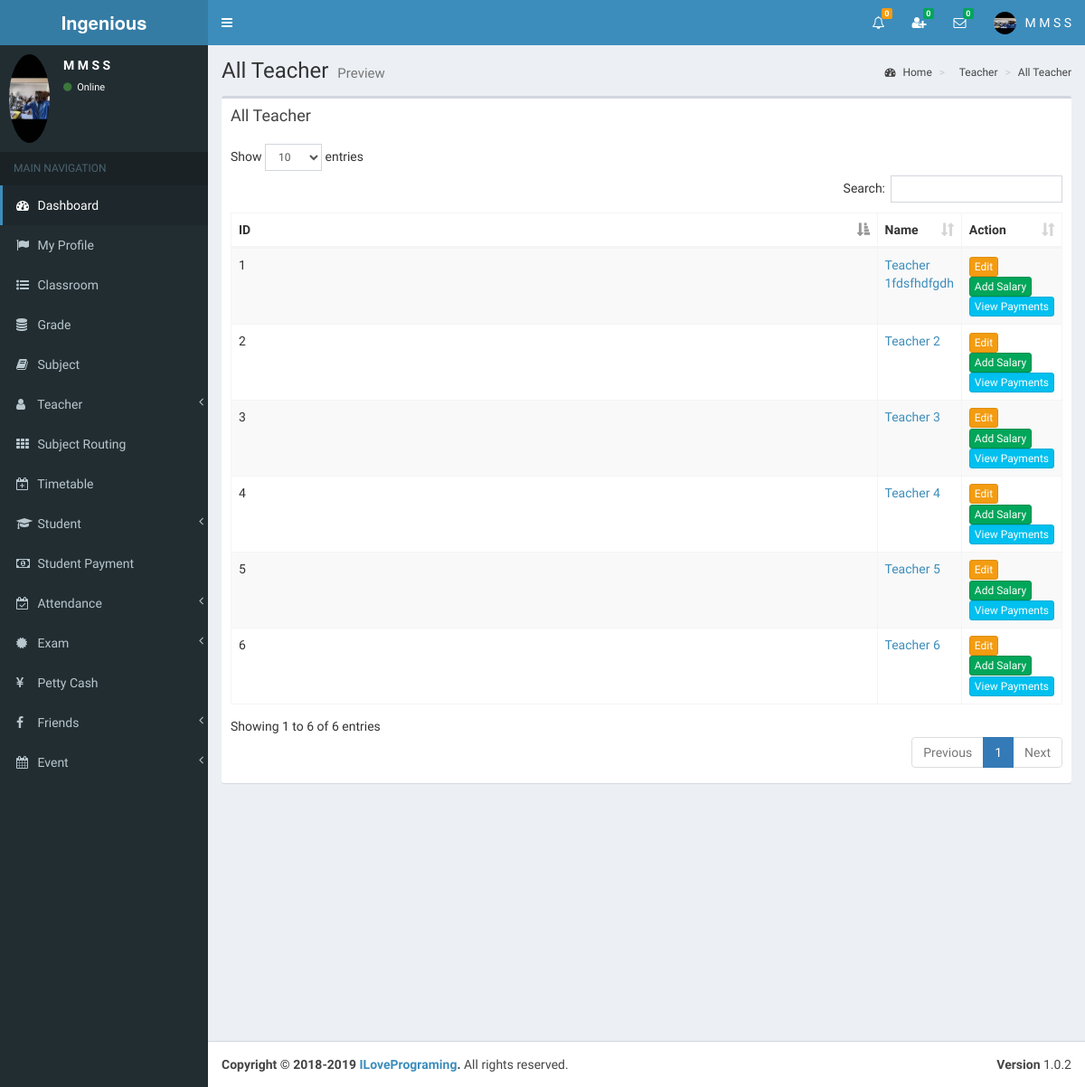
Screenshot of /std1/view/all_teacher.php (signed in) with the database file from the repository.
### tables this page shows
CREATE TABLE IF NOT EXISTS `teacher` (
  `id` int NOT NULL AUTO_INCREMENT,
  `full_name` varchar(255) NOT NULL,
  `i_name` varchar(255) NOT NULL,
  `gender` varchar(255) NOT NULL,
  `address` varchar(255) NOT NULL,
  `phone` varchar(255) NOT NULL,
  `email` varchar(255) NOT NULL,
  `image_name` varchar(255) NOT NULL,
  `index_number` bigint NOT NULL,
  `reg_date` date NOT NULL,
  PRIMARY KEY (`id`)
);

### std1/view/all_teacher.php (the view, shortened to what this page needs)
<?php include_once('head.php'); ?>
<?php include_once('header_admin.php'); ?>
<?php include_once('sidebar.php'); ?>
<div class="content-wrapper">
    <section class="content-header">
    	<h1>
        	All Teacher
            <small>Preview</small>
        </h1>
        <ol class="breadcrumb">
        	<li><a href="#"><i class="fa fa-dashboard"></i> Home</a></li>
            <li><a href="#"><i class="fa fa-teacher"></i> Teacher</a></li>
            <li><a href="#"> All Teacher</a></li>
         </ol>
     </section>
    <section class="content" >
        <div class="row" id="table1">
            <div class="col-md-8">
                <div class="box">
                    <div class="box-header">
                        <h3 class="box-title">All Teacher</h3>
                    </div>
                    <div class="box-body table-responsive">
                        <table id="example1" class="table table-bordered table-striped">
                            <thead>
                                <th class="col-md-1">ID</th>
                                <th class="col-md-3">Name</th>
                                <th class="col-md-4">Action</th>
                            </thead>
                            <tbody>
<?php
include_once('../controller/config.php');
$sql="SELECT * FROM teacher";
$result=mysqli_query($conn,$sql);
$count = 0;
$cant_remove1=0;
$cant_remove2=0;
$cant_remove3=0;
$cant_remove4=0;
$cant_remove5=0;
$cant_remove6=0;
$cant_remove7=0;
$cant_remove8=0;
$cant_remove9=0;
$cant_remove10=0;
if(mysqli_num_rows($result) > 0){
	while($row=mysqli_fetch_assoc($result)){
    	$count++;
		$id=$row['id'];
		$index=$row['index_number'];
?>
                                <tr>
                                    <td><?php echo $count; ?></td>
                                    <td id="td1_<?php echo $row['id']; ?>">
                                    	<a href="#modalViewform" onClick="showModal1(this)" class=""  data-id="<?php echo $row["id"]; ?>" data-toggle="modal">
											<?php echo $row['i_name']; ?>
                                        </a>
                                    </td>
                                    <td>
<?php
$sql1="SELECT * FROM subject_routing WHERE teacher_id='$id'";
$result1=mysqli_query($conn,$sql1);
if(mysqli_num_rows($result1) > 0){
	$cant_remove1=1;
}else{
	$cant_remove1=0;
}
$sql2="SELECT * FROM timetable WHERE teacher_id='$id'";
$result2=mysqli_query($conn,$sql2);
if(mysqli_num_rows($result2) > 0){
	$cant_remove2=1;
}else{
	$cant_remove2=0;
}
$sql3="SELECT * FROM teacher_attendance WHERE index_number='$index'";
$result3=mysqli_query($conn,$sql3);
if(mysqli_num_rows($result3) > 0){
	$cant_remove3=1;
}else{
	$cant_remove3=0;
}
$sql4="SELECT * FROM teacher_salary WHERE index_number='$index'";
$result4=mysqli_query($conn,$sql4);
if(mysqli_num_rows($result4) > 0){
	$cant_remove4=1;
}else{
	$cant_remove4=0;
}
$sql5="SELECT * FROM teacher_salary_history WHERE index_number='$index'";
$result5=mysqli_query($conn,$sql5);
if(mysqli_num_rows($result5) > 0){
	$cant_remove5=1;
}else{
	$cant_remove5=0;
}
$sql6="SELECT * FROM my_friends WHERE friend_index='$index'";
$result6=mysqli_query($conn,$sql6);
if(mysqli_num_rows($result6) > 0){
	$cant_remove6=1;
}else{
	$cant_remove6=0;
}
$sql7="SELECT * FROM online_chat WHERE user_index='$index' AND user_type='Teacher'";
$result7=mysqli_query($conn,$sql7);
if(mysqli_num_rows($result7) > 0){
	$cant_remove7=1;
}else{
	$cant_remove7=0;
}
$sql8="SELECT * FROM petty_cash WHERE received_by='$index' AND received_type='Teacher'";
$result8=mysqli_query($conn,$sql8);
if(mysqli_num_rows($result8) > 0){
	$cant_remove8=1;
}else{
	$cant_remove8=0;
}
$sql9="SELECT * FROM petty_cash_history WHERE received_by='$index' AND received_type='Teacher'";
$result9=mysqli_query($conn,$sql9);
if(mysqli_num_rows($result9) > 0){
	$cant_remove9=1;
}else{
	$cant_remove9=0;
}
$sql10="SELECT * FROM events WHERE create_by='$index' AND creator_type='Teacher'";
$result10=mysqli_query($conn,$sql10);
if(mysqli_num_rows($result10) > 0){
	$cant_remove10=1;
}else{
	$cant_remove10=0;
}
if($cant_remove1 > 0 || $cant_remove2 > 0 || $cant_remove3 > 0 || $cant_remove4 > 0 || $cant_remove5 > 0 || $cant_remove6 > 0 || $cant_remove7 > 0 || $cant_remove8 > 0 || $cant_remove9 > 0 || $cant_remove10 > 0){
	echo '<a href="#modalUpdateform" onClick="showModal(this)" class="btn btn-warning btn-xs" data-id="'.$id.'" data-toggle="modal">Edit</a>';
	echo ' <a href="#" onClick="addSalary(this)" class="btn btn-success btn-xs"  data-id="'.$index.','.$id.'">Add Salary</a>';
	echo ' <a href="#" onClick="viewPayments(this)" class="btn btn-info btn-xs"  data-id="'.$index.'">View Payments</a>';
}
?>
                                    </td>
                                </tr>
<?php } } ?>
                            </tbody>
                        </table>
                	</div>
                </div>
            </div>
        </div>
    </section>
    <section class="content" id="tSalaryhistory">
    </section>
</div>
<?php include_once('footer.php');?>

### std1/view/header_admin.php (shortened to what this page needs)
<body class="hold-transition skin-blue sidebar-mini" >
<div class="wrapper">
  <header class="main-header" >
    <a href="" class="logo">
      <span class="logo-lg"><strong>Ingenious </strong></span>
    </a>
    <nav class="navbar navbar-static-top">
		<a href="#" class="sidebar-toggle" data-toggle="offcanvas" role="button">
       	</a>
		<div class="navbar-custom-menu">
			<ul class="nav navbar-nav">
              <li class="dropdown notifications-menu">
                <a href="#" class="dropdown-toggle" data-toggle="dropdown">
                  <i class="fa fa-bell-o"></i>
<?php
include_once('../controller/config.php');
$my_type=$_SESSION["type"];
if($my_type == 'Admin'){
	$sql1="SELECT COUNT(id) FROM main_notifications WHERE _isread='0'";
	$result1=mysqli_query($conn,$sql1);
	$row1=mysqli_fetch_assoc($result1);
	$notfi_count=$row1['COUNT(id)'];
?>
                  <span class="label label-warning"><?php echo $notfi_count; ?></span>
                </a>
              </li>
<?php }  ?>
<?php
include_once('../controller/config.php');
$my_index=$_SESSION["index_number"];
$my_type=$_SESSION["type"];
$sql="SELECT count(id)
      FROM my_friends
      WHERE my_index='$my_index' AND _status='Pending' AND _isread='0'";
$result=mysqli_query($conn,$sql);
$row=mysqli_fetch_assoc($result);
$unread_count=$row['count(id)'];
?>
              <li class="dropdown messages-menu"  id="friend_request">
              	<a href="#" class="dropdown-toggle" data-toggle="dropdown" onClick="showFriendRequest('<?php echo $my_index; ?>','<?php echo $my_type; ?>')">
                  <i class="fa fa-user-plus"></i>
                  <span class="label label-success"><?php echo $unread_count; ?></span>
                </a>
              </li>
<?php
include_once('../controller/config.php');
$my_index=$_SESSION["index_number"];
$unread_msg_count=0;
$sql="SELECT * FROM my_friends WHERE my_index='$my_index'";
$result=mysqli_query($conn,$sql);
while($row=mysqli_fetch_assoc($result)){
	$friend_index=$row['friend_index'];
	$sql1="SELECT count(id)
		  FROM online_chat
		  WHERE user_index='$friend_index' AND _isread='0'";
	$result1=mysqli_query($conn,$sql1);
	$row1=mysqli_fetch_assoc($result1);
	$unread_msg_count+=$row1['count(id)'];
}
?>
              <li class="dropdown messages-menu" id="unread_msg">
                <a href="#" class="dropdown-toggle" data-toggle="dropdown" >
                  <i class="fa fa-envelope-o"></i>
                  <span class="label label-success"><?php echo $unread_msg_count; ?></span>
                </a>
<?php
include_once('../controller/config.php');
$index=$_SESSION["index_number"];
$type=$_SESSION["type"];
$time='';
$file_path='';
	$sql="SELECT
           DISTINCT conversation_id,friend_index
           FROM
              my_friends
           WHERE
              	my_index='$index'
           ORDER BY
              conversation_id";
	$result=mysqli_query($conn,$sql);
	while($row=mysqli_fetch_assoc($result)){
		$conversation_id=$row['conversation_id'];
		$friend_index=$row['friend_index'];
		$sql3="SELECT * FROM my_friends WHERE conversation_id='$conversation_id' and friend_index='$friend_index'";
		$result3=mysqli_query($conn,$sql3);
		$row3=mysqli_fetch_assoc($result3);
		$friend_type=$row3['friend_type'];
		if($friend_type == "Admin"){
			$sql1="SELECT * FROM admin WHERE index_number='$friend_index'";
			$result1=mysqli_query($conn,$sql1);
			$row1=mysqli_fetch_assoc($result1);
			$friend_name=$row1['i_name'];
			$friend_image=$row1['image_name'];
		}
		if($friend_type == "Teacher"){
			$sql1="SELECT * FROM teacher WHERE index_number='$friend_index'";
			$result1=mysqli_query($conn,$sql1);
			$row1=mysqli_fetch_assoc($result1);
			$friend_name=$row1['i_name'];
			$friend_image=$row1['image_name'];
		}
		if($friend_type == "Student"){
			$sql1="SELECT * FROM student WHERE index_number='$friend_index'";
			$result1=mysqli_query($conn,$sql1);
			$row1=mysqli_fetch_assoc($result1);
			$friend_name=$row1['i_name'];
			$friend_image=$row1['image_name'];
		}
		$sql2="SELECT * FROM online_chat WHERE conversation_id='$conversation_id' ORDER BY id DESC LIMIT 1";
		$result2=mysqli_query($conn,$sql2);
		while($row2=mysqli_fetch_assoc($result2)){
			$last_msg=$row2['msg'];
			$msg_time=$row2['time'];
			$datetime1 = new DateTime($msg_time);
			$datetime2 = new DateTime();
			$interval = $datetime1->diff($datetime2);
			$year = $interval->format('%y y ');
			$month = $interval->format('%m m ');
			$days = $interval->format('%a d');
			$hours = $interval->format('%h h');
			$minutes = $interval->format('%i mins');
			$seconds = $interval->format('%s sec');
			if($year>0){
				$time=$year;
			}else if($month>0){
				$time=$month;
			}else if($days>0){
				$time=$days;
			}else if($hours>0){
				$time=$hours;
			}else if($minutes>0){
				$time=$minutes;
			}else{
				$time=$seconds;
			}
			if($type=="Admin"){
				$file_path="my_friends.php?do=showChatBox&my_index=$index&conversation_id=$conversation_id&friend_index=$friend_index&my_type=$type";
			}
			if($type=="Teacher"){
				$file_path="my_friends2.php?do=showChatBox&my_index=$index&conversation_id=$conversation_id&friend_index=$friend_index&my_type=$type";
			}
			if($type=="Student"){
				$file_path="my_friends1.php?do=showChatBox&my_index=$index&conversation_id=$conversation_id&friend_index=$friend_index&my_type=$type";
			}
?>
                      <li>
                        <a href="<?php echo $file_path; ?>" onClick="msgRead('<?php echo $index; ?>','<?php echo $conversation_id; ?>','<?php echo $friend_index; ?>','<?php echo $type; ?>')">
                          <div class="pull-left">
                            <img src="../<?php echo $friend_image; ?>" class="img-circle" alt="User Image">
                          </div>
                          <h4>
                            <?php echo $friend_name; ?>
                            <small><i class="fa fa-clock-o"></i> <?php echo $time; ?></small>
                          </h4>
                          <p><?php echo $last_msg; ?></p>
                        </a>
                      </li>
 <?php } } ?>
              </li>
<?php
include_once('../controller/config.php');
if($type=="Admin"){
	$sql="SELECT * FROM admin where index_number='$index'";
	$result=mysqli_query($conn,$sql);
	$row=mysqli_fetch_assoc($result);
}
?>
            	<li class="dropdown user user-menu">
                    <a href="#" class="dropdown-toggle" data-toggle="dropdown">
                      <img src="../<?php echo $row['image_name']; ?>" class="user-image" alt="User Image">
                      <span class="hidden-xs"><?php echo $row['i_name']; ?></span>
                    </a>
              </li>
            </ul>
        </div>
	</nav>
  </header>

### std1/view/sidebar.php (shortened to what this page needs)
  <aside class="main-sidebar">
    <section class="sidebar">
<?php
include_once('../controller/config.php');
$index=$_SESSION["index_number"];
$sql="SELECT * FROM admin WHERE index_number='$index'";
$result=mysqli_query($conn,$sql);
$row=mysqli_fetch_assoc($result);
$name=$row['i_name'];
$image=$row['image_name'];
?>
      <div class="user-panel">
      	<div class="pull-left image">
        	<img src="../<?php echo $image; ?>" class="img-circle" alt="User Image">
        </div>
        <div class="pull-left info">
        	<p><?php echo $name; ?></p>
            <a href="#"><i class="fa fa-circle text-success"></i> Online</a>
        </div>
      </div>
      <ul class="sidebar-menu">
        <li class="header">MAIN NAVIGATION</li>
        <li class="active treeview">
          <a href="dashboard.php">
            <i class="fa fa-dashboard"></i> <span>Dashboard</span>
          </a>
        </li>
         <li>
          <a href="admin_profile.php">
            <i class="fa fa-flag"></i> <span>My Profile</span>
          </a>
        </li>
        <li>
          <a href="class_room.php">
            <i class="fa fa-list-ul"></i> <span>Classroom</span>
          </a>
        </li>
        <li>
          <a href="grade.php">
            <i class="fa fa-database"></i> <span>Grade</span>
          </a>
        </li>
        <li>
          <a href="subject.php">
            <i class="fa fa-book"></i> <span>Subject</span>
          </a>
        </li>
        <li class="treeview">
          <a href="#">
            <i class="fa fa-user" aria-hidden="true"></i>
            <span>Teacher</span>
            <span class="pull-right-container">
              <i class="fa fa-angle-left pull-right"></i>
            </span>
          </a>
        </li>
        <li>
          <a href="subject_routing.php">
            <i class="fa fa-th"></i> <span>Subject Routing</span>
          </a>
        </li>
        <li>
          <a href="timetable.php">
            <i class="fa fa-calendar-plus-o"></i> <span>Timetable</span>
          </a>
        </li>
        <li class="treeview">
          <a href="#">
            <i class="fa fa-graduation-cap"></i>
            <span>Student</span>
            <span class="pull-right-container">
              <i class="fa fa-angle-left pull-right"></i>
            </span>
          </a>
        </li>
        <li>
          <a href="student_payment.php">
            <i class="fa fa-money"></i> <span>Student Payment</span>
          </a>
        </li>
         <li class="treeview">
          <a href="#">
            <i class="fa fa-calendar-check-o"></i>
            <span>Attendance</span>
            <span class="pull-right-container">
              <i class="fa fa-angle-left pull-right"></i>
            </span>
          </a>
        </li>
        <li class="treeview">
          <a href="#">
            <i class="fa fa-certificate"></i>
            <span>Exam</span>
            <span class="pull-right-container">
              <i class="fa fa-angle-left pull-right"></i>
            </span>
          </a>
        </li>
        <li>
          <a href="petty_cash.php">
            <i class="fa fa-yen"></i> <span>Petty Cash</span>
          </a>
        </li>
        <li class="treeview">
          <a href="#">
            <i class="fa fa-facebook"></i>
            <span>Friends</span>
            <span class="pull-right-container">
              <i class="fa fa-angle-left pull-right"></i>
            </span>
          </a>
        </li>
        <li class="treeview">
          <a href="#">
            <i class="fa fa-calendar"></i>
            <span>Event</span>
            <span class="pull-right-container">
              <i class="fa fa-angle-left pull-right"></i>
            </span>
          </a>
        </li>
      </ul>
    </section>
  </aside>

### std1/view/all_teacher.php (style rules this page uses)
body { overflow-y:scroll; }
@media only screen and (max-width: 1200px) { [class*="col-"] { width: 100%; } }

### rows the page displays
teacher: i_name "Teacher 1fdsfhdfgdh"
teacher: i_name "Teacher 2"
teacher: i_name "Teacher 3"
teacher: i_name "Teacher 4"
teacher: i_name "Teacher 5"
teacher: i_name "Teacher 6"

### other values shown
$notfi_count "0"
$unread_count "0"
$unread_msg_count "0"
$row['i_name'] "M M S S"
$name "M M S S"
